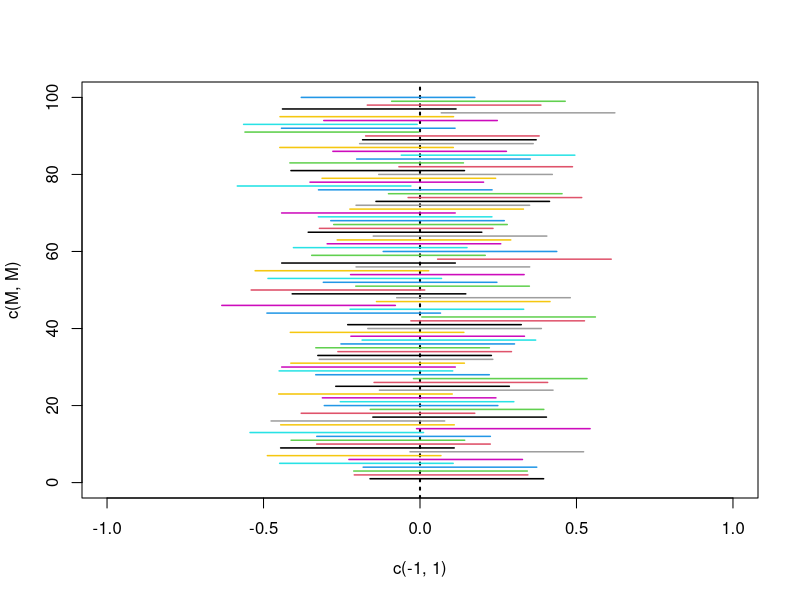

This figure's R source:
M=100
N=50
mu=0
sigma=1
li=c()
ls=c()
plot(c(-1,1),c(M,M),type="n",xlim=c(-1,1),ylim=c(0,M))
abline(v=mu,lty=3,lwd=2)
for(k in 1:M)
{
datos=rnorm(N,mu,sigma)
datos
alpha=0.05
z_alpha2=-qnorm(alpha/2)
LI=mean(datos)-z_alpha2*(sigma/sqrt(N))
LS=mean(datos)+z_alpha2*(sigma/sqrt(N))
li[k]=LI
ls[k]=LS
print(c(LI,LS))
lines(c(LI,LS),c(k,k),col=k,lwd=1.5)
#Sys.sleep(1)
}
print(paste("Mu fuera=",sum(li>mu)+sum(ls<mu)))
